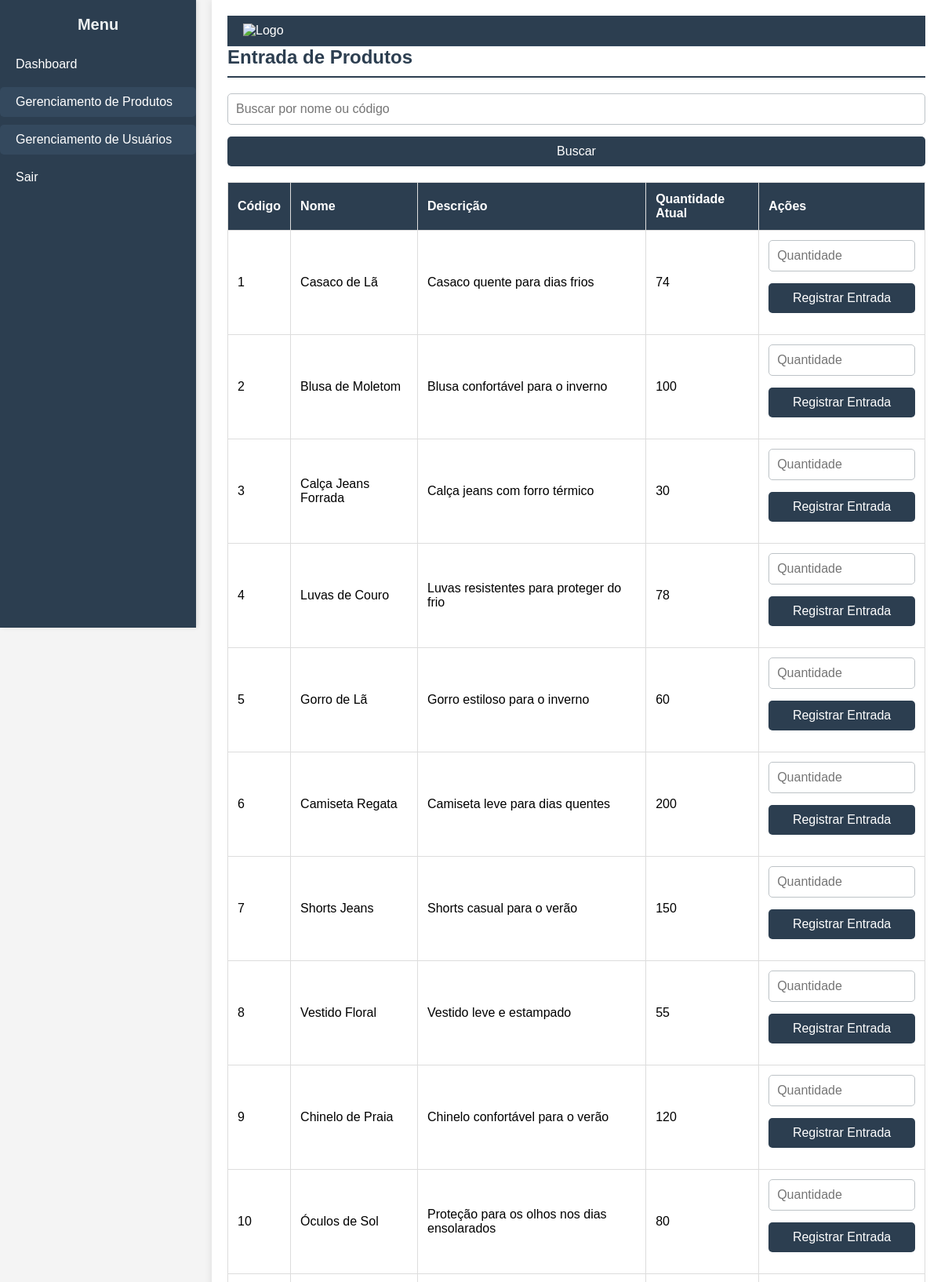
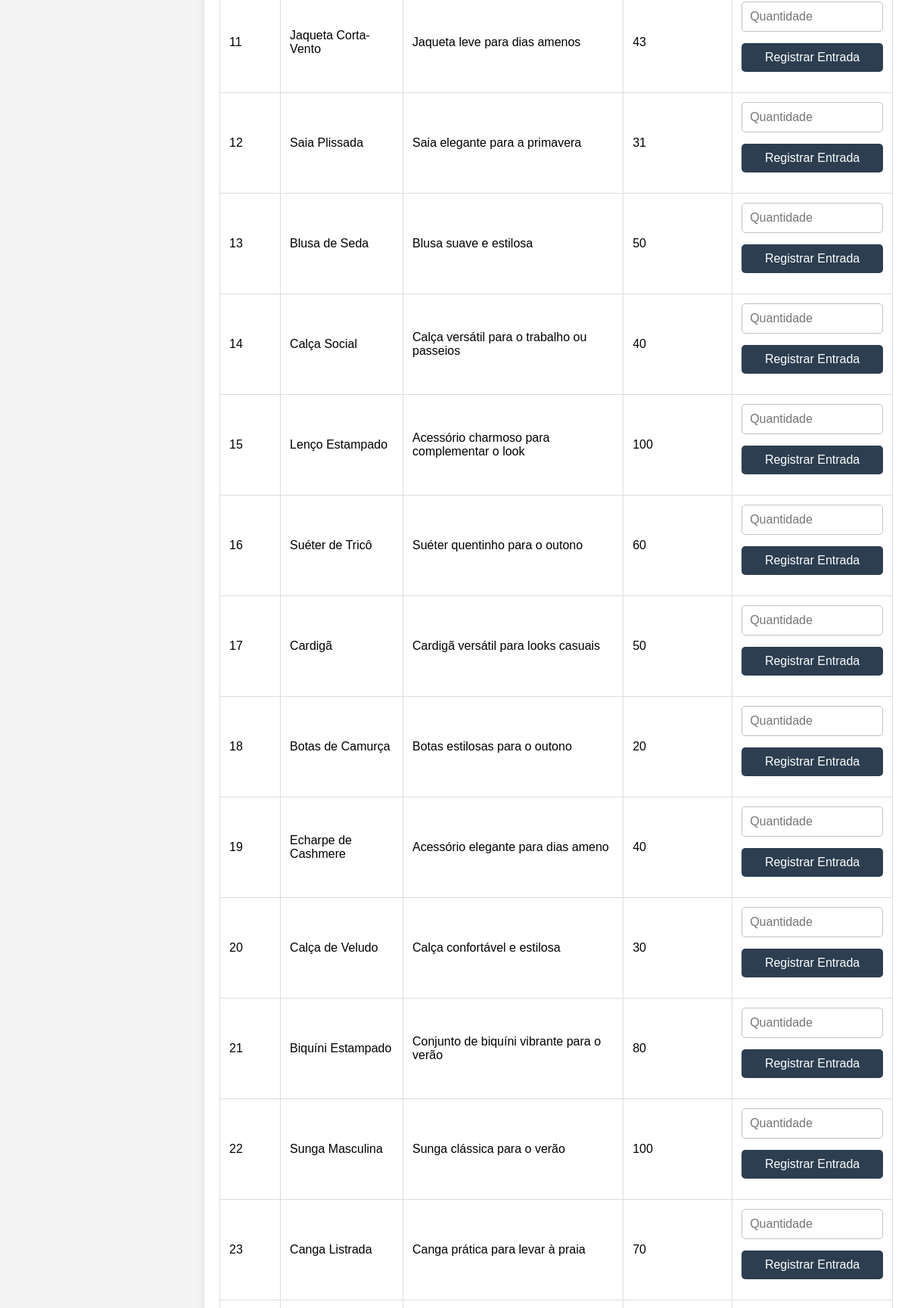
The page /entrada-produto.php (signed in, upper part) on the database its author committed (2 pictures, top to bottom).
### tables this page shows
CREATE TABLE `produtos` (
  `id` int(11) NOT NULL,
  `nome` varchar(100) NOT NULL,
  `descricao` text DEFAULT NULL,
  `quantidade` int(11) NOT NULL,
  `preco` decimal(10,2) NOT NULL,
  `categoria_id` int(11) DEFAULT NULL
);

### entrada-produto.php (the view, shortened to what this page needs)
<?php
include_once 'db/connect.php';
$busca = isset($_GET['busca']) ? trim($_GET['busca']) : '';
if ($busca) {
    $stmt = $pdo->prepare("SELECT * FROM produtos WHERE id = :id OR nome LIKE :nome");
    $stmt->bindValue(':id', $busca, PDO::PARAM_INT);
    $stmt->bindValue(':nome', '%' . $busca . '%', PDO::PARAM_STR);
    $stmt->execute();
} else {
    $stmt = $pdo->query("SELECT * FROM produtos");
}
$produtos = $stmt->fetchAll(PDO::FETCH_ASSOC);
?>
<!DOCTYPE html>
<html lang="pt-br">
<head>
    <link rel="stylesheet" href="css/style.css">
</head>
<body>
    <div class="container">
        <?php include_once 'includes/sidebar.php'; ?>
        <main class="content">
            <header class="header">
                <div class="logo">
                <img src="https://bluefocus.com.br/sites/default/files/styles/medium/public/estoque.png?itok=1yVi8VcO" alt="Logo" width="50">
                </div>
            </header>
            <div class="scrollable-content">
                <h2>Entrada de Produtos</h2>
                <form method="GET" style="margin-bottom: 20px;">
                    <input type="text" name="busca" placeholder="Buscar por nome ou código" value="<?= htmlspecialchars($busca) ?>" required>
                    <button type="submit">Buscar</button>
                </form>
                <table>
                    <thead>
                        <tr>
                            <th>Código</th>
                            <th>Nome</th>
                            <th>Descrição</th>
                            <th>Quantidade Atual</th>
                            <th>Ações</th>
                        </tr>
                    </thead>
                    <tbody>
                        <?php foreach ($produtos as $produto): ?>
                            <tr>
                                <td><?= $produto['id'] ?></td>
                                <td><?= htmlspecialchars($produto['nome']) ?></td>
                                <td><?= htmlspecialchars($produto['descricao']) ?></td>
                                <td><?= $produto['quantidade'] ?></td>
                                <td>
                                    <form method="POST" style="display:inline;">
                                        <input type="number" name="quantidade_adicional" placeholder="Quantidade" min="1" required>
                                        <button type="submit">Registrar Entrada</button>
                                    </form>
                                </td>
                            </tr>
                        <?php endforeach; ?>
                    </tbody>
                </table>
            </div>
        </main>
    </div>
</body>
</html>

### css/style.css (style rules this page uses)
* { margin: 0; padding: 0; box-sizing: border-box; }
body { font-family: Arial, sans-serif; background-color: #f4f4f4; display: flex; min-height: 100vh; }
.header { display: flex; justify-content: space-between; align-items: center; padding: 10px 20px; background-color: #2c3e50; color: white; font-size: 16px; border-bottom: 1px solid #34495e; }
.header .logo img { height: 40px; }
.container { display: flex; width: 100%; }
.content { margin-left: 270px; padding: 20px; width: calc(100% - 270px); background-color: #ffffff; box-shadow: 0 0 10px rgba(0, 0, 0, 0.1); min-height: 100vh; transition: margin-left 0.3s ease; }
.content h2 { color: #2c3e50; font-size: 24px; margin-bottom: 20px; border-bottom: 2px solid #2c3e50; padding-bottom: 10px; }
form input, form textarea, form button { display: block; width: 100%; margin-bottom: 15px; padding: 10px; border: 1px solid #bdc3c7; border-radius: 5px; font-size: 16px; }
form button { background-color: #2c3e50; color: white; border: none; cursor: pointer; transition: background-color 0.3s ease; }
table { width: 100%; border-collapse: collapse; margin-top: 20px; font-size: 16px; }
table th, table td { border: 1px solid #ddd; padding: 12px; text-align: left; }
table th { background-color: #2c3e50; color: white; }

### rows shown on the page
produtos: id "1", nome "Casaco de Lã", descricao "Casaco quente para dias frios", quantidade "74"
produtos: id "2", nome "Blusa de Moletom", descricao "Blusa confortável para o inverno", quantidade "100"
produtos: id "3", nome "Calça Jeans Forrada", descricao "Calça jeans com forro térmico", quantidade "30"
produtos: id "4", nome "Luvas de Couro", descricao "Luvas resistentes para proteger do frio", quantidade "78"
produtos: id "5", nome "Gorro de Lã", descricao "Gorro estiloso para o inverno", quantidade "60"
produtos: id "6", nome "Camiseta Regata", descricao "Camiseta leve para dias quentes", quantidade "200"
produtos: id "7", nome "Shorts Jeans", descricao "Shorts casual para o verão", quantidade "150"
produtos: id "8", nome "Vestido Floral", descricao "Vestido leve e estampado", quantidade "55"
produtos: id "9", nome "Chinelo de Praia", descricao "Chinelo confortável para o verão", quantidade "120"
produtos: id "10", nome "Óculos de Sol", descricao "Proteção para os olhos nos dias ensolarados", quantidade "80"
produtos: id "11", nome "Jaqueta Corta-Vento", descricao "Jaqueta leve para dias amenos", quantidade "43"
produtos: id "12", nome "Saia Plissada", descricao "Saia elegante para a primavera", quantidade "31"
produtos: id "13", nome "Blusa de Seda", descricao "Blusa suave e estilosa", quantidade "50"
produtos: id "14", nome "Calça Social", descricao "Calça versátil para o trabalho ou passeios", quantidade "40"
produtos: id "15", nome "Lenço Estampado", descricao "Acessório charmoso para complementar o look", quantidade "100"
produtos: id "16", nome "Suéter de Tricô", descricao "Suéter quentinho para o outono", quantidade "60"
produtos: id "17", nome "Cardigã", descricao "Cardigã versátil para looks casuais", quantidade "50"
produtos: id "18", nome "Botas de Camurça", descricao "Botas estilosas para o outono", quantidade "20"
produtos: id "19", nome "Echarpe de Cashmere", descricao "Acessório elegante para dias ameno", quantidade "40"
produtos: id "20", nome "Calça de Veludo", descricao "Calça confortável e estilosa", quantidade "30"
produtos: id "21", nome "Biquíni Estampado", descricao "Conjunto de biquíni vibrante para o verão", quantidade "80"
produtos: id "22", nome "Sunga Masculina", descricao "Sunga clássica para o verão", quantidade "100"
produtos: id "23", nome "Canga Listrada", descricao "Canga prática para levar à praia", quantidade "70"
